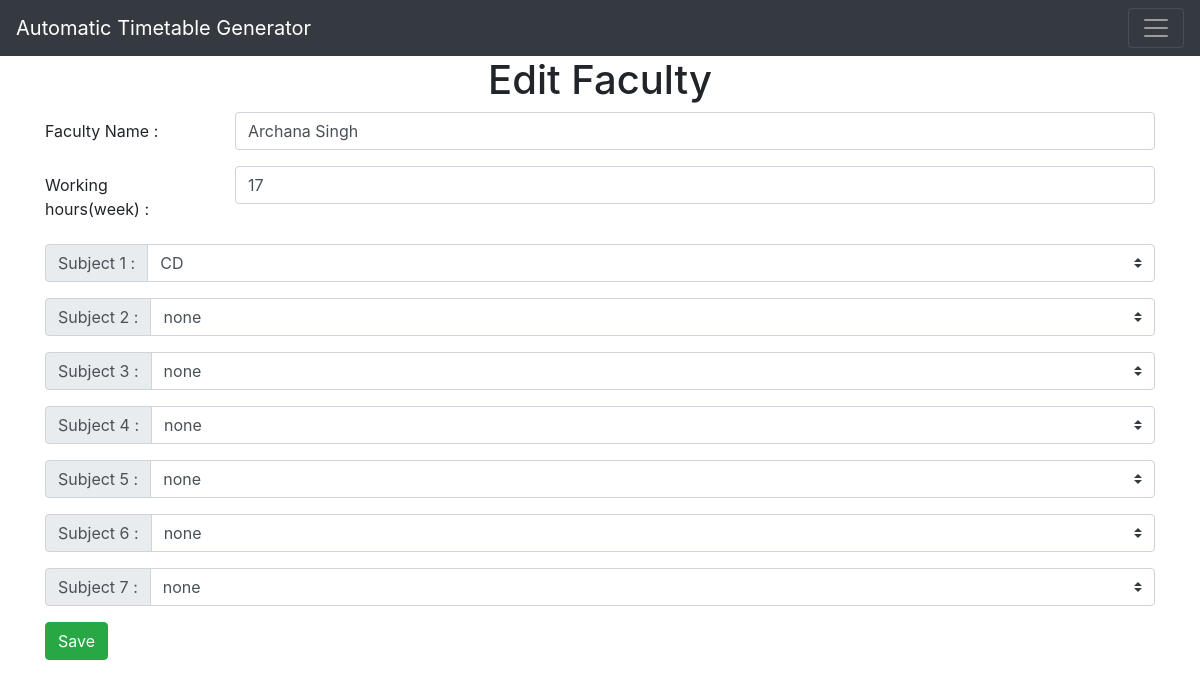
/edit/faculty/1, run on an earlier commit of the app's database.
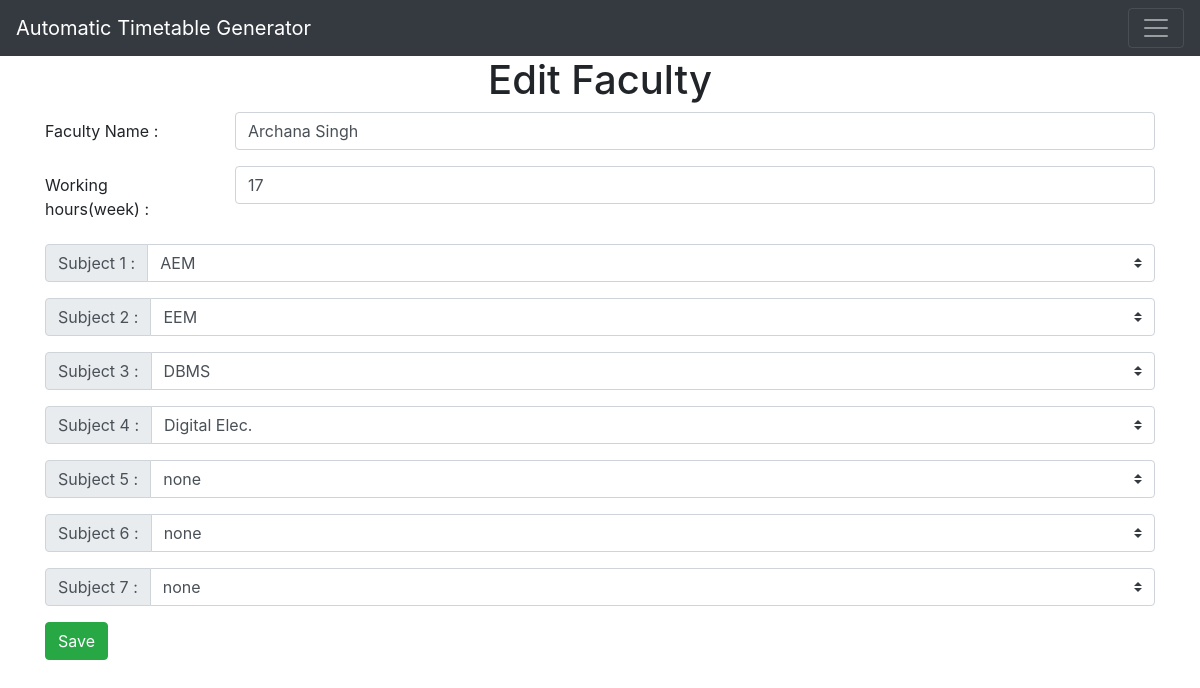
And on a later commit of the database.
### app.py (models this page shows, shortened)
class Faculty(db.Model):
    faculty_id = db.Column(db.Integer, primary_key=True)
    faculty_name = db.Column(db.String(40), nullable=False)
    faculty_hours = db.Column(db.Integer, nullable=False)
    faculty_subject1 = db.Column(db.String(40), default='none')
    faculty_subject2 = db.Column(db.String(40), default='none')
    faculty_subject3 = db.Column(db.String(40), default='none')
    faculty_subject4 = db.Column(db.String(40), default='none')
    faculty_subject5 = db.Column(db.String(40), default='none')
    faculty_subject6 = db.Column(db.String(40), default='none')
    faculty_subject7 = db.Column(db.String(40), default='none')

### app.py (the view)
@app.route('/edit/faculty/<int:id>', methods=['GET','POST'])
def edit_faculty(id):
    faculty = Faculty.query.get_or_404(id)
    if request.method == "POST":
        faculty.faculty_name = request.form['faculty_name']
        faculty.faculty_hours = request.form['faculty_hours']
        faculty.faculty_subject1 = request.form['faculty_subject1']
        faculty.faculty_subject2 = request.form['faculty_subject2']
        faculty.faculty_subject3 = request.form['faculty_subject3']
        faculty.faculty_subject4 = request.form['faculty_subject4']
        faculty.faculty_subject5 = request.form['faculty_subject5']
        faculty.faculty_subject6 = request.form['faculty_subject6']
        faculty.faculty_subject7 = request.form['faculty_subject7']
        db.session.commit() # added permanently
        return redirect('/add-faculty')
    else:
        subjects = Subject.query.order_by(Subject.id).all()
        return render_template('edit-faculty.html', faculty = faculty, subjects = subjects)

### templates/edit-faculty.html (shortened to what this page needs)
{% extends 'base.html' %}
{% block body %}
<div class="container">
    <h1 style="text-align:center" >Edit Faculty</h1>
</div>
<form action="/edit/faculty/{{faculty.faculty_id}}" method="post">
    <div class="form-group row">
    <label for="faculty_name" class="col-sm-2 col-form-label">Faculty Name :</label>
    <div class="col-sm-10">
      <input type="text" class="form-control" name="faculty_name" id="faculty_name" value="{{faculty.faculty_name}}" required>
    </div>
  </div>
    <div class="form-group row">
      <label for="faculty_hours" class="col-sm-2 col-form-label">Working hours(week) :</label>
      <div class="col-sm-10">
        <input type="number" class="form-control" name="faculty_hours" id="faculty_hours" value="{{faculty.faculty_hours}}" required>
      </div>
    </div>
    <div class="input-group mb-3" id="add">
      <div class="input-group-prepend">
        <label class="input-group-text" for="faculty_subject1">Subject 1 :</label>
      </div>
      <select class="custom-select" name="faculty_subject1" id="faculty_subject1">
        <option default value="{{faculty.faculty_subject1}}">{{faculty.faculty_subject1}}</option>
      </select>
    </div>
    <div class="input-group mb-3" id="add">
      <div class="input-group-prepend">
        <label class="input-group-text" for="faculty_subject2">Subject 2 :</label>
      </div>
      <select class="custom-select" name="faculty_subject2" id="faculty_subject2">
        <option default value="{{faculty.faculty_subject2}}">{{faculty.faculty_subject2}}</option>
      </select>
    </div>
    <div class="input-group mb-3" id="add">
      <div class="input-group-prepend">
        <label class="input-group-text" for="faculty_subject3">Subject 3 :</label>
      </div>
      <select class="custom-select" name="faculty_subject3" id="faculty_subject3">
        <option default value="{{faculty.faculty_subject3}}">{{faculty.faculty_subject3}}</option>
      </select>
    </div>
    <div class="input-group mb-3" id="add">
      <div class="input-group-prepend">
        <label class="input-group-text" for="faculty_subject4">Subject 4 :</label>
      </div>
      <select class="custom-select" name="faculty_subject4" id="faculty_subject4">
        <option default value="{{faculty.faculty_subject4}}">{{faculty.faculty_subject4}}</option>
      </select>
    </div>
    <div class="input-group mb-3" id="add">
      <div class="input-group-prepend">
        <label class="input-group-text" for="faculty_subject5">Subject 5 :</label>
      </div>
      <select class="custom-select" name="faculty_subject5" id="faculty_subject5">
        <option default value="{{faculty.faculty_subject5}}">{{faculty.faculty_subject5}}</option>
      </select>
    </div>
    <div class="input-group mb-3" id="add">
      <div class="input-group-prepend">
        <label class="input-group-text" for="faculty_subject6">Subject 6 :</label>
      </div>
      <select class="custom-select" name="faculty_subject6" id="faculty_subject6">
        <option default value="{{faculty.faculty_subject6}}">{{faculty.faculty_subject6}}</option>
      </select>
    </div>
    <div class="input-group mb-3" id="add">
      <div class="input-group-prepend">
        <label class="input-group-text" for="faculty_subject7">Subject 7 :</label>
      </div>
      <select class="custom-select" name="faculty_subject7" id="faculty_subject7">
        <option default value="{{faculty.faculty_subject7}}">{{faculty.faculty_subject7}}</option>
      </select>
    </div>
  <div>
      <button class="btn btn-success" type="submit">Save</button>
  </div>
</form>
{% endblock %}

What changed in the data, as far as the page shows it:
changed Faculty "Archana Singh": faculty_subject1 "CD" → "AEM"; faculty_subject2 "none" → "EEM"; faculty_subject3 "none" → "DBMS"; faculty_subject4 "none" → "Digital Elec."
